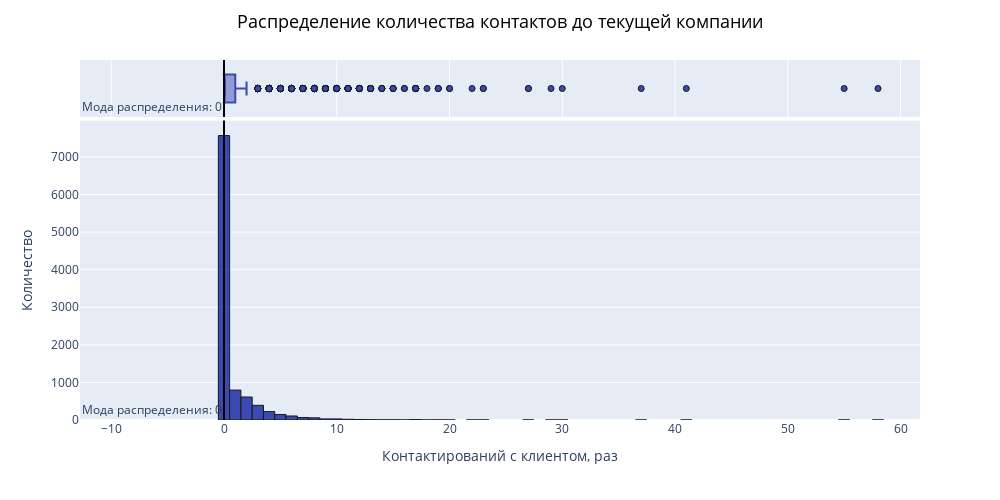

Notebook cell for this chart:
### Code cell
quant_fig('previous', 'количества контактов до текущей компании', 'Контактирований с клиентом, раз')

### Figure 1 — Plotly figure (JSON) as saved in the notebook; plotly's stock layout.template omitted (floating-point values rounded to 4 significant figures; data arrays with more than 128 entries replaced by an {"elided": "..."} marker saying what was removed)
{"data": [{"alignmentgroup": "True", "bingroup": "x", "hoverinfo": "all", "hovertemplate": "Контактирований с клиентом, раз: %{x}<br> Количество: %{y}", "legendgroup": "", "marker": {"color": "rgb(41, 56, 172)", "line": {"color": "black", "width": 1}, "pattern": {"shape": ""}}, "name": "", "nbinsx": 100, "offsetgroup": "", "opacity": 0.9, "orientation": "v", "showlegend": false, "type": "histogram", "x": {"elided": "10105 int values"}, "xaxis": "x", "yaxis": "y"}, {"alignmentgroup": "True", "hoverinfo": "all", "hovertemplate": "Контактирований с клиентом, раз: %{x}<br> Количество: %{y}", "legendgroup": "", "marker": {"color": "rgb(41, 56, 172)", "line": {"color": "black", "width": 1}}, "name": "", "notched": true, "offsetgroup": "", "opacity": 0.9, "showlegend": false, "type": "box", "x": {"elided": "10105 int values"}, "xaxis": "x2", "yaxis": "y2"}], "layout": {"annotations": [{"showarrow": false, "text": "Мода распределения: 0", "x": 0, "xanchor": "right", "xref": "x", "y": 0, "yanchor": "bottom", "yref": "y domain"}, {"showarrow": false, "text": "Мода распределения: 0", "x": 0, "xanchor": "right", "xref": "x2", "y": 0, "yanchor": "bottom", "yref": "y2 domain"}], "barmode": "relative", "height": 500, "legend": {"tracegroupgap": 0}, "margin": {"t": 60}, "shapes": [{"line": {"color": "black", "width": 2}, "type": "line", "x0": 0, "x1": 0, "xref": "x", "y0": 0, "y1": 1, "yref": "y domain"}, {"line": {"color": "black", "width": 2}, "type": "line", "x0": 0, "x1": 0, "xref": "x2", "y0": 0, "y1": 1, "yref": "y2 domain"}], "title": {"font": {"color": "black", "size": 18}, "text": "Распределение количества контактов до текущей компании", "x": 0.5, "xanchor": "center", "y": 0.97, "yanchor": "top"}, "width": 1000, "xaxis": {"anchor": "y", "domain": [0, 1], "showspikes": true, "title": {"text": "Контактирований с клиентом, раз"}}, "xaxis2": {"anchor": "y2", "domain": [0, 1], "matches": "x", "showgrid": true, "showspikes": true, "showticklabels": false}, "yaxis": {"anchor": "x", "domain": [0, 0.8316], "showspikes": true, "title": {"text": "Количество"}}, "yaxis2": {"anchor": "x2", "domain": [0.8416, 1], "matches": "y2", "showgrid": false, "showline": false, "showspikes": true, "showticklabels": false, "ticks": ""}}}
